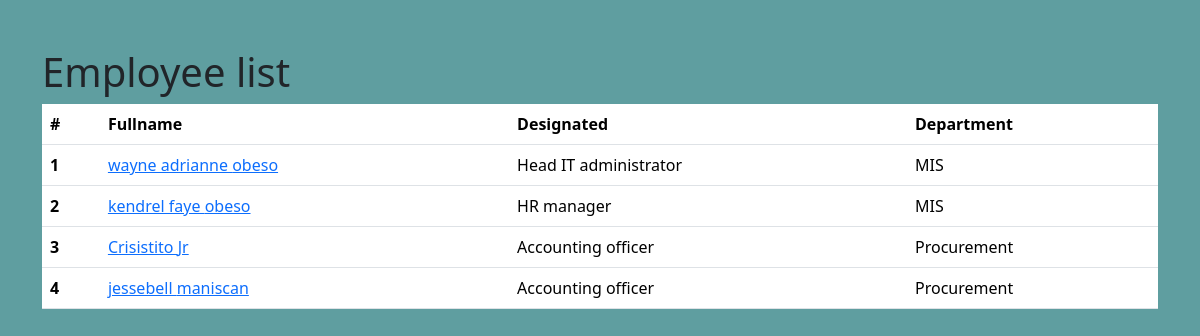
The page / on the database its author committed.
### employees/models.py (models this page shows, shortened)
class employado(models.Model):
    first_name = models.CharField(max_length=100)
    last_name = models.CharField(max_length=100)
    designated = models.CharField(max_length=100)
    department = models.CharField(max_length=100)
    address = models.CharField(max_length=100)
    email = models.EmailField(max_length=100, unique=True)
    phone = models.CharField(max_length=11)
    photo = models.ImageField(upload_to="img")
    created = models.DateTimeField(auto_now_add=True)
    updated = models.DateTimeField(auto_now=True)

### mysite/views.py (the view)
# urls.py: 2. Add a URL to urlpatterns:  path('', views.home, name='home')
def home(request):
    trabahador = employado.objects.all()
    context = {
        "trabahador": trabahador,
    }
    return render(request, "index.html", context)

### templates/index.html (shortened to what this page needs)
{% load static %}
<!DOCTYPE html>
<html lang="en">
<head>
    <link href="https://cdn.jsdelivr.net/npm/bootstrap@5.3.3/dist/css/bootstrap.min.css" rel="stylesheet">
    <link rel="stylesheet" href="{% static 'css/style.css' %}">
</head>
<body>
    <div class="container pt-5">
        <h1>Employee list</h1>
        <table class="table">
            <thead>
              <tr>
                <th scope="col">#</th>
                <th scope="col">Fullname</th>
                <th scope="col">Designated</th>
                <th scope="col">Department</th>
              </tr>
            </thead>
            <tbody>
            {% for i in trabahador %}
              <tr>
                <th>{{ i.id }}</th>
                <td><a href="{% url 'employee_detail' i.id%}">{{i.first_name }} {{ i.last_name }}</a></td>
                <td>{{ i.designated }}</td>
                <td>{{ i.department}}</td>
              </tr>
            {% endfor %}
            </tbody>
          </table>
    </div>
</body>
</html>

### mysite/static/css/style.css (style rules this page uses)
body { background-color: cadetblue; }

### rows shown on the page
employado: id "1", first_name "wayne adrianne", last_name "obeso", designated "Head IT administrator", department "MIS"
employado: id "2", first_name "kendrel faye", last_name "obeso", designated "HR manager", department "MIS"
employado: id "3", first_name "Crisistito", last_name "Jr", designated "Accounting officer", department "Procurement"
employado: id "4", first_name "jessebell", last_name "maniscan", designated "Accounting officer", department "Procurement"
